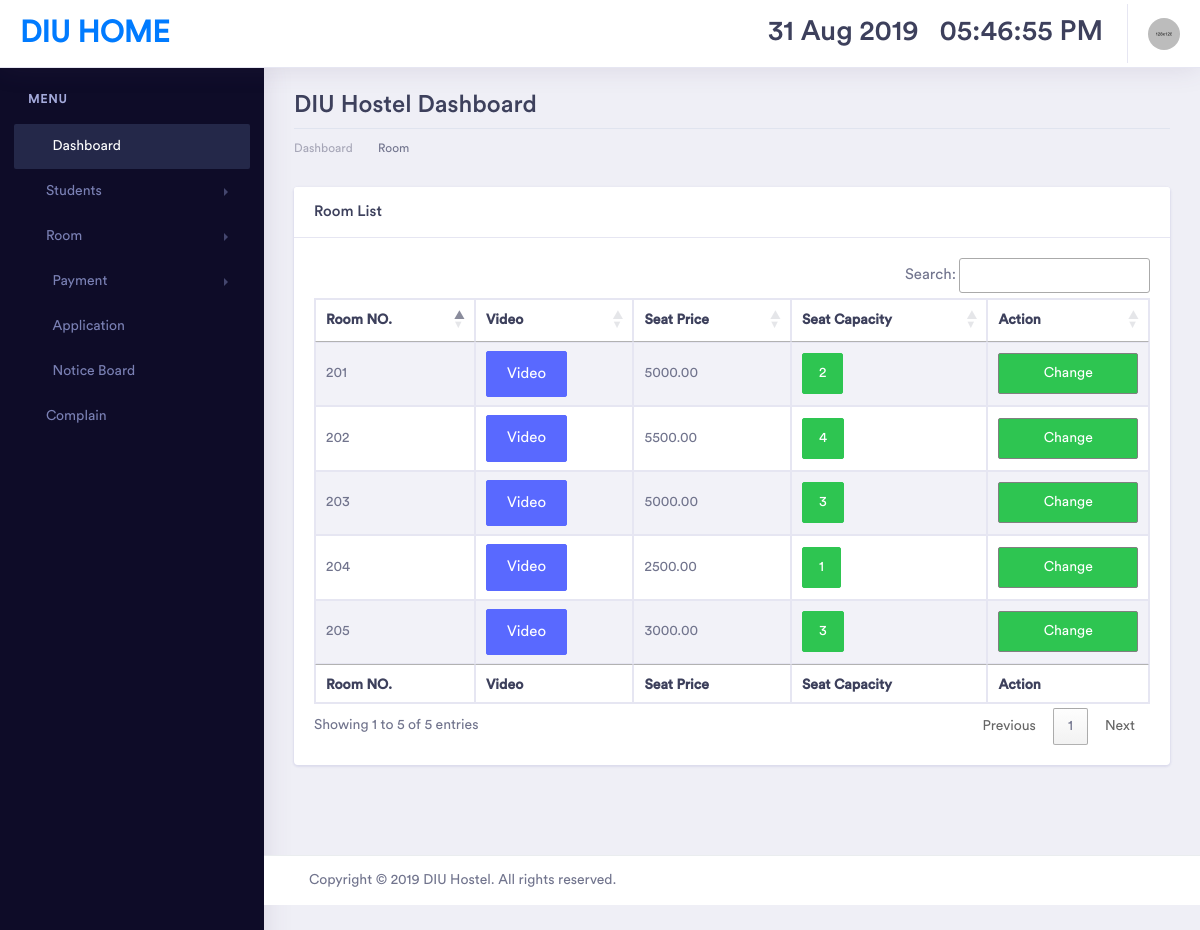
/change_std_room.php (signed in), run on an earlier commit of the app's database.
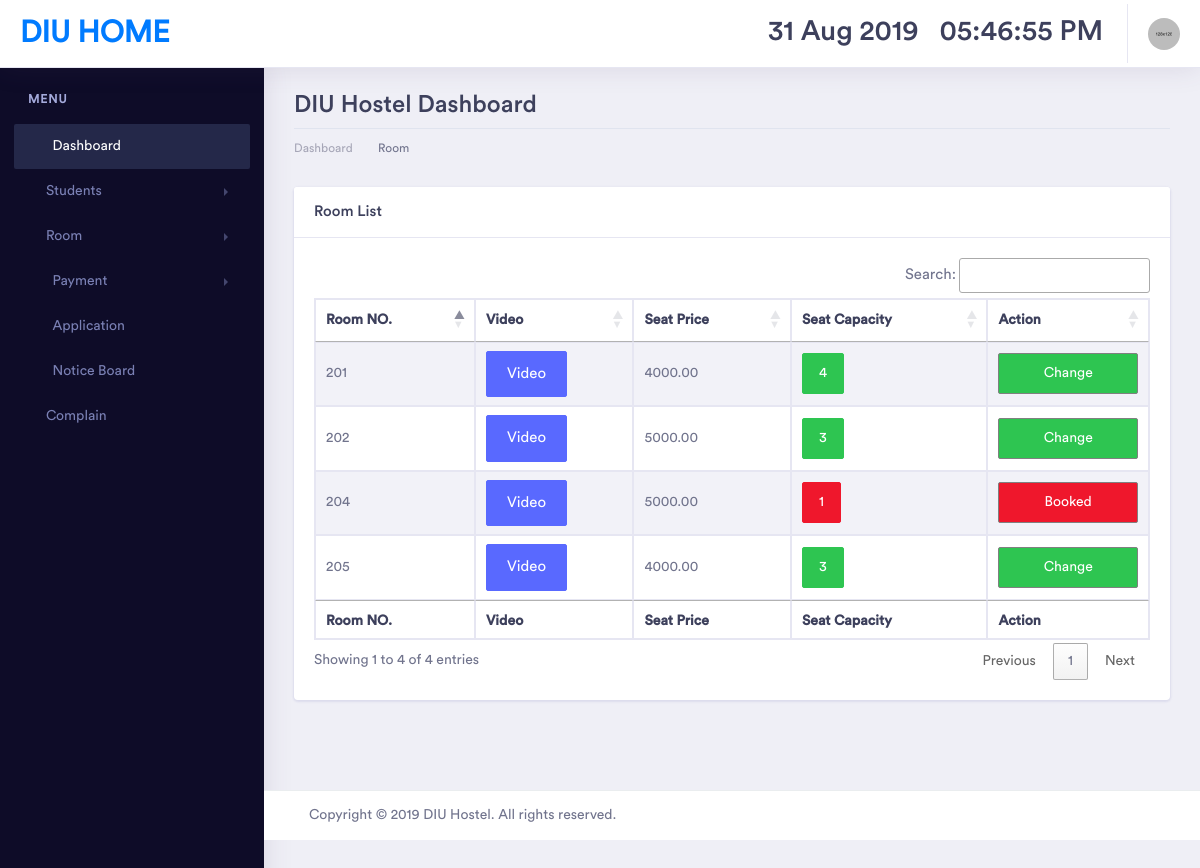
And on a later commit of the database.
### tables this page shows
CREATE TABLE `room` (
  `r_id` int(11) NOT NULL,
  `room_no` int(10) DEFAULT NULL,
  `room_capacity` int(5) DEFAULT NULL,
  `room_video` varchar(255) DEFAULT NULL,
  `seat_price` decimal(10,2) DEFAULT NULL
);

### change_std_room.php (the view, shortened to what this page needs)
<?php session_start();
if ($_SESSION['staff_login']==TRUE) {
  include('inc/head.php'); ?>
<div class="dashboard-main-wrapper">
    <?php include('inc/top_nev.php'); ?>
    <?php include('inc/left_nev.php'); ?>
    <div class="dashboard-wrapper">
        <div class="dashboard-ecommerce">
            <div class="container-fluid dashboard-content ">
                <div class="row">
                    <div class="col-xl-12 col-lg-12 col-md-12 col-sm-12 col-12">
                        <div class="page-header">
                            <h2 class="pageheader-title">DIU Hostel Dashboard</h2>
                            <div class="page-breadcrumb">
                                <nav aria-label="breadcrumb">
                                    <ol class="breadcrumb">
                                        <li class="breadcrumb-item"><a href="index.php" class="breadcrumb-link">Dashboard</a></li>
                                        <li class="breadcrumb-item active" aria-current="page"></li>Room
                                    </ol>
                                </nav>
                            </div>
                        </div>
                    </div>
                </div>
                <div class="ecommerce-widget">
			   <div class="row">
               <div class="col-xl-12 col-lg-12 col-md-12 col-sm-12 col-12">
                <div class="card">
                    <h5 class="card-header">Room List</h5>
                    <div class="card-body">
                       <div class="table-responsive">
                         <table id="example" class="table table-striped table-bordered first">
                            <thead>
                                <tr>
                                    <th>Room NO.</th>
                                    <th>Video</th>
                                    <th>Seat Price</th>
                                    <th>Seat Capacity</th>
                                    <th>Action</th>
                                </tr>
                            </thead>
                            <tbody>
                                <?php
                                $query="SELECT * FROM room";
                                $result=mysqli_query($con,$query);
                                if(mysqli_num_rows($result)>0){
                                    while($row=mysqli_fetch_array($result, MYSQLI_ASSOC)){
                                        ?>
                                        <tr>
      <td><?php echo $row['room_no']; ?></td>
      <td>
      <button class="btn btn-primary btn-lg" data-toggle="modal" data-target="#myModal<?php echo $row['room_no']; ?>">
  Video
</button>
      </td>
      <td><?php echo $row['seat_price']; ?></td>
      <td>
               <?php
                            $room_no=$row['room_no'];
                    $sql="SELECT * FROM std_seat WHERE room='$room_no'";
                     $result2=mysqli_query($con,$sql);
                    $rowcount=mysqli_num_rows($result2);
                    $sign="";
                    if ($rowcount<$row['room_capacity']) {
                            $sign='success';
                        }else{
                            $sign='danger';
                        }
                            ?>
                            <p class="btn btn-<?php echo $sign; ?>"><?php echo $row['room_capacity']; ?> </p>
      </td>
  <td>
    <?php
if ($sign=='danger') {
  ?>
 <a href="#" style="border: 1px solid gray; color: white" class="btn btn-<?php echo $sign; ?> col">Booked</a>
  <?php
}else{
  ?>
 <a href="db/db_change_seat.php?sid=<?php echo $_GET['vid']; ?>& room_no=<?php echo $row['room_no']; ?>&sign=<?php echo $sign; ?>" style="border: 1px solid gray; color: white" class="btn btn-<?php echo $sign; ?> col">Change</a>
<?php
}
    ?>
        </td>
                                              </tr>
                                              <?php
                                          }
                                      }
                                      ?>
                                  </tbody>
                                  <tfoot>
                                    <tr>
                                       <th>Room NO.</th>
                                    <th>Video</th>
                                    <th>Seat Price</th>
                                    <th>Seat Capacity</th>
                                    <th>Action</th>
                                    </tr>
                            </tfoot>
                        </table>
                    </div>
                </div>
            </div>
        </div>
        </div>
</div>
</div>
<?php include('inc/footer.php'); ?>
 <?PHP
}else{
    header('location:index.php');
}
?>

### inc/head.php (shortened to what this page needs)
<!doctype html>
<html lang="en">
<head>
    <link rel="stylesheet" href="assets/vendor/bootstrap/css/bootstrap.min.css">
    <link href="assets/vendor/fonts/circular-std/style.css" rel="stylesheet">
    <link rel="stylesheet" href="assets/libs/css/style.css">
    <link rel="stylesheet" href="assets/vendor/fonts/fontawesome/css/fontawesome-all.css">
    <link rel="stylesheet" href="assets/vendor/charts/chartist-bundle/chartist.css">
    <link rel="stylesheet" href="assets/vendor/charts/morris-bundle/morris.css">
    <link rel="stylesheet" href="assets/vendor/fonts/material-design-iconic-font/css/materialdesignicons.min.css">
    <link rel="stylesheet" href="assets/vendor/charts/c3charts/c3.css">
    <link rel="stylesheet" href="assets/vendor/fonts/flag-icon-css/flag-icon.min.css">
    <link rel="stylesheet" type="text/css" href="https://cdn.datatables.net/1.10.19/css/jquery.dataTables.min.css">
    <link rel="stylesheet" type="text/css" href="https://cdn.datatables.net/buttons/1.5.6/css/buttons.dataTables.min.css">
</head>
<body>

### inc/top_nev.php (shortened to what this page needs)
    <div class="dashboard-header">
        <nav class="navbar navbar-expand-lg bg-white fixed-top">
            <a class="navbar-brand" href="index.php">DIU Home</a>
            <div class="collapse navbar-collapse " id="navbarSupportedContent">
                <ul class="navbar-nav ml-auto navbar-right-top">
                    <li class="nav-item">
                        <div id="custom-search" class="top-search-bar">
<h2><span> <?php echo date('d').' '.date('M Y'); ?></span> &nbsp;&nbsp;<span id='clock'></span></h2>
                        </div>
                    </li>
                    <li class="nav-item dropdown nav-user">
                        <a class="nav-link nav-user-img" href="#" id="navbarDropdownMenuLink2" data-toggle="dropdown" aria-haspopup="true" aria-expanded="false"><img src="assets/images/avatar-1.jpg" alt="" class="user-avatar-md rounded-circle"></a>
                    </li>
                </ul>
            </div>
        </nav>
    </div>

### inc/left_nev.php (shortened to what this page needs)
<div class="nav-left-sidebar sidebar-dark">
    <div class="menu-list">
        <nav class="navbar navbar-expand-lg navbar-light">
            <div class="collapse navbar-collapse" id="navbarNav">
                <ul class="navbar-nav flex-column">
                    <li class="nav-divider">
                        Menu
                    </li>
                    <li class="nav-item ">
                        <a class="nav-link active" href="index.php"><i class="fa fa-fw fa-user-circle"></i>Dashboard </a>
                    </li>
                    <li class="nav-item">
                        <a class="nav-link" href="#" data-toggle="collapse" aria-expanded="false" data-target="#Dsubmenu-5" aria-controls="Dsubmenu-5"><i class="fas fa-users"></i>Students</a>
                    </li>
                    <li class="nav-item">
                        <a class="nav-link" href="#" data-toggle="collapse" aria-expanded="false" data-target="#Dsubmenu-6" aria-controls="Dsubmenu-6"><i class="fab fa-buromobelexperte"></i>Room</a>
                    </li>
                    <li class="nav-item">
                        <a class="nav-link" href="#" data-toggle="collapse" aria-expanded="false" data-target="#submenu-2" aria-controls="submenu-2"><i class="fa fa-fw fa-rocket"></i>Payment</a>
                    </li>
                    <li class="nav-item">
                        <a class="nav-link" href="application.php"><i class="fa fa-fw fa-edit"></i>Application</a>
                    </li>
                    <li class="nav-item">
                        <a class="nav-link" href="notice_board.php"><i class="fa fa-fw fa-edit"></i>Notice Board</a>
                    </li>
                    <li class="nav-item">
                        <a class="nav-link" href="complain.php"><i class="fas fa-bug"></i>Complain</a>
                    </li>
                </ul>
            </div>
        </nav>
    </div>
</div>

### inc/footer.php (shortened to what this page needs)
<div class="footer">
                <div class="container-fluid">
                    <div class="row">
                        <div class="col-xl-6 col-lg-6 col-md-6 col-sm-12 col-12">
                             Copyright © <?php echo date('Y'); ?> DIU Hostel. All rights reserved.
                        </div>
                    </div>
                </div>
            </div>
             </div>
    </div>
</body>
</html>

What changed in the data, as far as the page shows it:
removed room: room_no "201", seat_price "5000.00", room_capacity "2"
removed room: room_no "202", seat_price "5500.00", room_capacity "4"
removed room: room_no "203", seat_price "5000.00", room_capacity "3"
changed room (number 1 of 4 on the later page): seat_price "2500.00" → "5000.00"; text "Change" → "Booked"
changed room (number 2 of 4 on the later page): seat_price "3000.00" → "4000.00"
added room: room_no "201", seat_price "4000.00", room_capacity "4"
added room: room_no "202", seat_price "5000.00", room_capacity "3"
Also different on the page:
text written by a page script: "Search: Showing 1 to 5 of 5 entries Previous 1 Next" → "Search: Showing 1 to 4 of 4 entries Previous 1 Next"
